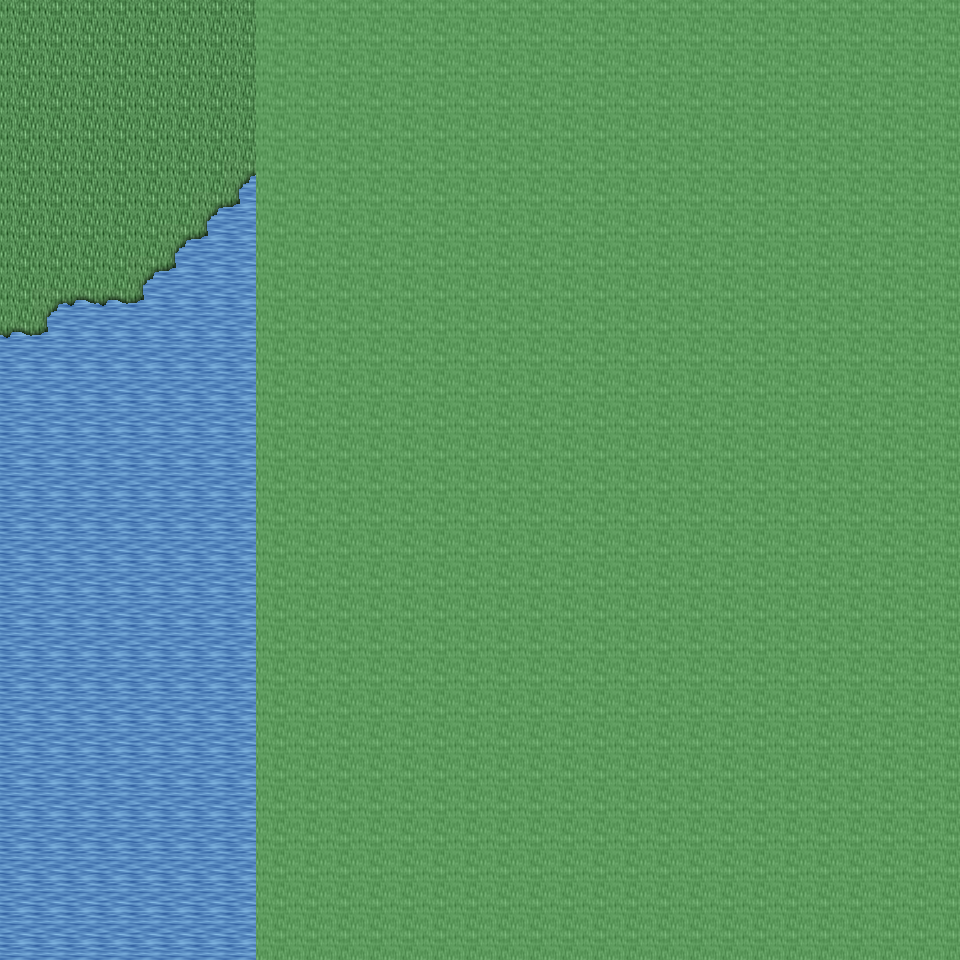

This is a level from a 2D game, rendered from its Tiled map with the project's own tilesets. A one-line summary and the map file follow, with tile-layer data summarised:
An orthogonal 30x30 tile map with 32x32 px tiles, 6 tile layers (Ground, Object, Object2, Above, ...), 11 tilesets and 2 objects (2x mapchange).

<map version="1.0" orientation="orthogonal" renderorder="right-down" width="30" height="30" tilewidth="32" tileheight="32" nextobjectid="3">
  <tileset firstgid="1" name="tileset_ground_ground" tilewidth="32" tileheight="32" tilecount="33" columns="3">
    <image source="../drawable/tileset_ground_ground.png" width="96" height="352" />
  </tileset>
  <tileset firstgid="34" name="tileset_ground_water_pool" tilewidth="32" tileheight="32" tilecount="72" columns="3">
    <image source="../drawable/tileset_ground_water_pool.png" width="96" height="768" />
  </tileset>
  <tileset firstgid="106" name="tileset_ground_grass_edges" tilewidth="32" tileheight="32" tilecount="36" columns="12">
    <image source="../drawable/tileset_ground_grass_edges.png" width="384" height="96" />
  </tileset>
  <tileset firstgid="142" name="tileset_ground_grass_corners" tilewidth="32" tileheight="32" tilecount="24" columns="6">
    <image source="../drawable/tileset_ground_grass_corners.png" width="192" height="128" />
  </tileset>
  <tileset firstgid="166" name="tileset_building_wall_wood" tilewidth="32" tileheight="32" tilecount="16" columns="4">
    <image source="../drawable/tileset_building_wall_wood.png" width="128" height="128" />
  </tileset>
  <tileset firstgid="182" name="tileset_plant_grasses" tilewidth="32" tileheight="32" tilecount="6" columns="3">
    <image source="../drawable/tileset_plant_grasses.png" width="96" height="64" />
  </tileset>
  <tileset firstgid="188" name="tileset_plant_flower_daisy_yellow" tilewidth="32" tileheight="32" tilecount="8" columns="2">
    <image source="../drawable/tileset_plant_flower_daisy_yellow.png" width="64" height="128" />
  </tileset>
  <tileset firstgid="196" name="tileset_plant_flower_daisy_blue" tilewidth="32" tileheight="32" tilecount="8" columns="2">
    <image source="../drawable/tileset_plant_flower_daisy_blue.png" width="64" height="128" />
  </tileset>
  <tileset firstgid="204" name="tileset_building_door_door_w" tilewidth="32" tileheight="32" tilecount="6" columns="2">
    <image source="../drawable/tileset_building_door_door_w.png" width="64" height="96" />
  </tileset>
  <tileset firstgid="210" name="tileset_building_door_door_e" tilewidth="32" tileheight="32" tilecount="6" columns="2">
    <image source="../drawable/tileset_building_door_door_e.png" width="64" height="96" />
  </tileset>
  <tileset firstgid="216" name="tileset_logic_collision" tilewidth="32" tileheight="32" tilecount="1" columns="1">
    <image source="../drawable/tileset_logic_collision.png" width="32" height="32" />
  </tileset>
  <layer name="Ground" width="30" height="30">
    <data>[900 cells, 900 non-empty, 2 distinct tile ids]</data>
  </layer>
  <layer name="Object" width="30" height="30">
    <data>[900 cells, 13 non-empty, 3 distinct tile ids]</data>
  </layer>
  <layer name="Object2" width="30" height="30">
    <data>[900 cells, 2 non-empty, 1 distinct tile ids]</data>
  </layer>
  <layer name="Above" width="30" height="30">
    <data>[900 cells, 0 non-empty, 0 distinct tile ids]</data>
  </layer>
  <layer name="Above2" width="30" height="30">
    <data>[900 cells, 0 non-empty, 0 distinct tile ids]</data>
  </layer>
  <layer name="Walkable" width="30" height="30">
    <data>[900 cells, 660 non-empty, 1 distinct tile ids]</data>
  </layer>
  <objectgroup name="MapEvents">
    <object id="1" name="south" type="mapchange" x="0" y="928" width="256" height="32">
      <properties>
        <property name="map" value="0_ados_mountain_n2_w2_x4_y1" />
        <property name="place" value="north" />
      </properties>
    </object>
    <object id="2" name="west" type="mapchange" x="0" y="0" width="32" height="960">
      <properties>
        <property name="map" value="0_ados_mountain_n2_w2_x3_y0" />
        <property name="place" value="east" />
      </properties>
    </object>
  </objectgroup>
</map>
